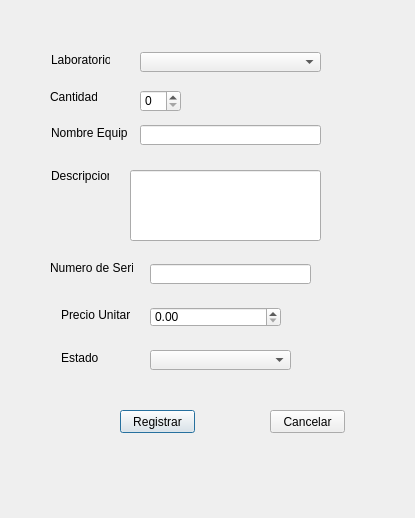
<?xml version="1.0" encoding="UTF-8"?>
<ui version="4.0">
 <class>RegistrarEquipo</class>
 <widget class="QDialog" name="RegistrarEquipo">
  <property name="geometry">
   <rect>
    <x>0</x>
    <y>0</y>
    <width>415</width>
    <height>518</height>
   </rect>
  </property>
  <property name="windowTitle">
   <string>Dialog</string>
  </property>
  <widget class="QComboBox" name="cmbLabo">
   <property name="geometry">
    <rect>
     <x>140</x>
     <y>52</y>
     <width>181</width>
     <height>20</height>
    </rect>
   </property>
  </widget>
  <widget class="QLineEdit" name="txtNumSerie">
   <property name="geometry">
    <rect>
     <x>150</x>
     <y>264</y>
     <width>161</width>
     <height>20</height>
    </rect>
   </property>
  </widget>
  <widget class="QLabel" name="label_9">
   <property name="enabled">
    <bool>true</bool>
   </property>
   <property name="geometry">
    <rect>
     <x>61</x>
     <y>307</y>
     <width>69</width>
     <height>16</height>
    </rect>
   </property>
   <property name="text">
    <string>Precio Unitario:</string>
   </property>
  </widget>
  <widget class="QLineEdit" name="txtNombre">
   <property name="geometry">
    <rect>
     <x>140</x>
     <y>125</y>
     <width>181</width>
     <height>20</height>
    </rect>
   </property>
  </widget>
  <widget class="QPushButton" name="pushButton">
   <property name="geometry">
    <rect>
     <x>120</x>
     <y>410</y>
     <width>75</width>
     <height>23</height>
    </rect>
   </property>
   <property name="text">
    <string>Registrar</string>
   </property>
  </widget>
  <widget class="QLabel" name="label_2">
   <property name="geometry">
    <rect>
     <x>51</x>
     <y>125</y>
     <width>76</width>
     <height>16</height>
    </rect>
   </property>
   <property name="text">
    <string>Nombre Equipo:</string>
   </property>
  </widget>
  <widget class="QLabel" name="label_7">
   <property name="geometry">
    <rect>
     <x>51</x>
     <y>52</y>
     <width>59</width>
     <height>16</height>
    </rect>
   </property>
   <property name="text">
    <string>Laboratorio:</string>
   </property>
  </widget>
  <widget class="QLabel" name="label_5">
   <property name="geometry">
    <rect>
     <x>61</x>
     <y>350</y>
     <width>37</width>
     <height>16</height>
    </rect>
   </property>
   <property name="text">
    <string>Estado:</string>
   </property>
  </widget>
  <widget class="QLabel" name="label_4">
   <property name="geometry">
    <rect>
     <x>50</x>
     <y>260</y>
     <width>83</width>
     <height>16</height>
    </rect>
   </property>
   <property name="text">
    <string>Numero de Serie:</string>
   </property>
  </widget>
  <widget class="QLabel" name="label_3">
   <property name="geometry">
    <rect>
     <x>51</x>
     <y>168</y>
     <width>58</width>
     <height>16</height>
    </rect>
   </property>
   <property name="text">
    <string>Descripcion:</string>
   </property>
  </widget>
  <widget class="QLabel" name="label">
   <property name="geometry">
    <rect>
     <x>50</x>
     <y>90</y>
     <width>47</width>
     <height>13</height>
    </rect>
   </property>
   <property name="text">
    <string>Cantidad:</string>
   </property>
  </widget>
  <widget class="QSpinBox" name="spinCantidad">
   <property name="geometry">
    <rect>
     <x>140</x>
     <y>90</y>
     <width>41</width>
     <height>22</height>
    </rect>
   </property>
  </widget>
  <widget class="QPushButton" name="pushButton_2">
   <property name="geometry">
    <rect>
     <x>270</x>
     <y>410</y>
     <width>75</width>
     <height>23</height>
    </rect>
   </property>
   <property name="text">
    <string>Cancelar</string>
   </property>
  </widget>
  <widget class="QDoubleSpinBox" name="spinPrecioUni">
   <property name="geometry">
    <rect>
     <x>150</x>
     <y>307</y>
     <width>131</width>
     <height>20</height>
    </rect>
   </property>
  </widget>
  <widget class="QComboBox" name="cmbEstado">
   <property name="geometry">
    <rect>
     <x>150</x>
     <y>350</y>
     <width>141</width>
     <height>20</height>
    </rect>
   </property>
  </widget>
  <widget class="QLineEdit" name="txtDescripcion">
   <property name="geometry">
    <rect>
     <x>130</x>
     <y>170</y>
     <width>191</width>
     <height>71</height>
    </rect>
   </property>
  </widget>
 </widget>
 <tabstops>
  <tabstop>cmbLabo</tabstop>
  <tabstop>spinCantidad</tabstop>
  <tabstop>txtNombre</tabstop>
  <tabstop>txtNumSerie</tabstop>
  <tabstop>spinPrecioUni</tabstop>
  <tabstop>cmbEstado</tabstop>
  <tabstop>pushButton</tabstop>
  <tabstop>pushButton_2</tabstop>
 </tabstops>
 <resources/>
 <connections/>
</ui>
